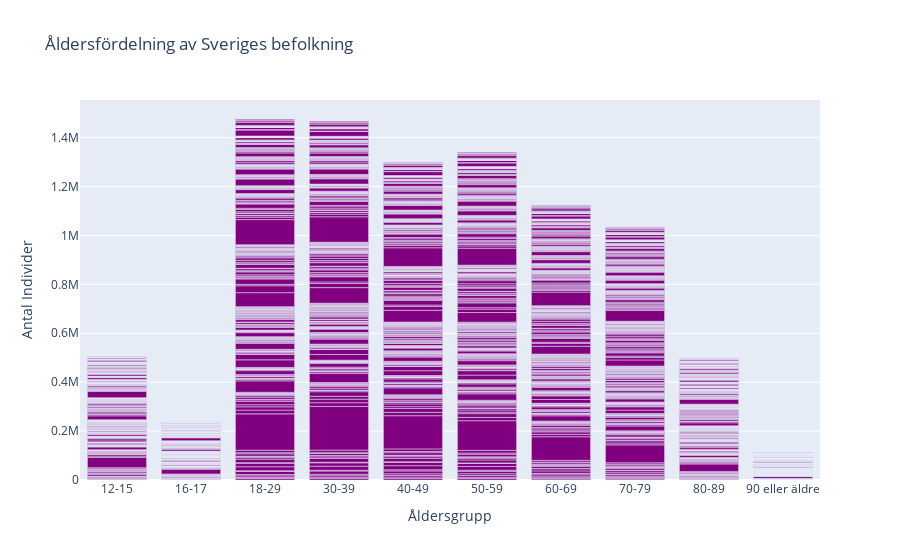

Write notebook code for a chart like this one.
### Markdown cell above
E) Create a chart that displays the age distribution of Sweden's population.

### Code cell
"""This code creates a customized bar chart displaying the age distribution of Sweden's population. 
It includes a descriptive title, axis labels, and a specific bar color. 
The chart is saved as an HTML file and presented for visualization."""

# Creating a bar chart to visualize the age distribution of Sweden's population
fig = px.bar(df, x="Ålder", y="Befolkning", 
             title = "Åldersfördelning av Sveriges befolkning", 
             labels={"Befolkning":"Antal Individer","Ålder":"Åldersgrupp"})
fig.write_html("Visualiseringar/2E.Åldersfördelning av Sveriges befolkning.html")

# Updating trace colors to purple and displaying the chart
fig.update_traces(marker=dict(color="purple"))
fig.show()

### Figure 1 — Plotly figure (JSON) as saved in the notebook; plotly's stock layout.template omitted (floating-point values rounded to 4 significant figures; data arrays with more than 128 entries replaced by an {"elided": "..."} marker saying what was removed)
{"data": [{"alignmentgroup": "True", "hovertemplate": "Åldersgrupp=%{x}<br>Antal Individer=%{y}<extra></extra>", "legendgroup": "", "marker": {"color": "purple", "pattern": {"shape": ""}}, "name": "", "offsetgroup": "", "orientation": "v", "showlegend": false, "textposition": "auto", "type": "bar", "x": {"elided": "2900 str values"}, "xaxis": "x", "y": {"elided": "2900 int values"}, "yaxis": "y"}], "layout": {"barmode": "relative", "legend": {"tracegroupgap": 0}, "title": {"text": "Åldersfördelning av Sveriges befolkning"}, "xaxis": {"anchor": "y", "domain": [0, 1], "title": {"text": "Åldersgrupp"}}, "yaxis": {"anchor": "x", "domain": [0, 1], "title": {"text": "Antal Individer"}}}}
